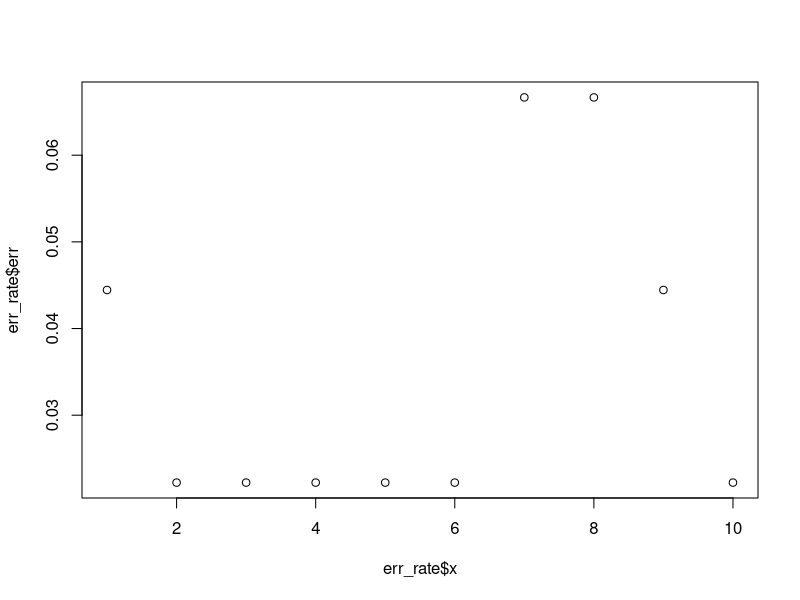
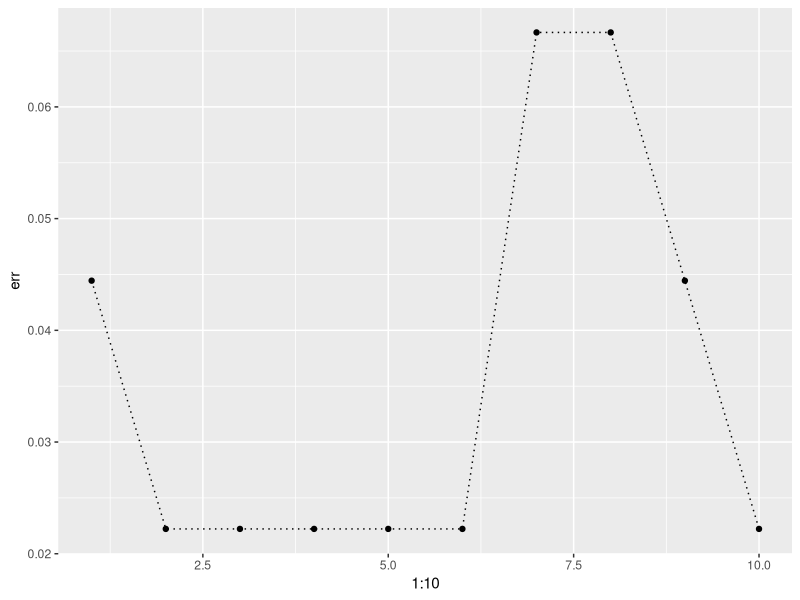

These figures' R source, in order:
rm(list=ls())

######
data=scale(iris[1:4])
data=cbind(data,iris[5])

####
set.seed(101)
library(caTools)
sample=sample.split(data$Species,SplitRatio = 0.7)
train=subset(data,sample== T)
test=subset(data,sample==F)

######
library(class)
predicted_result=knn(train[1:4],test[1:4],train$Species,k=5)
err=mean(test$Species != predicted_result)
err

######
predicted_result=NULL
err=NULL
for(i in 1:10){
  set.seed(101)
  predicted_result=knn(train[1:4],test[1:4],train$Species,k=i)
  err[i]=mean(test$Species != predicted_result)
  
}
err_rate=data.frame(err,x=1:10)
plot(err_rate$x,err_rate$err)

########
library(ggplot2)
ggplot(err_rate,aes(x=1:10,y=err))+geom_point()+geom_line(lty="dotted")
